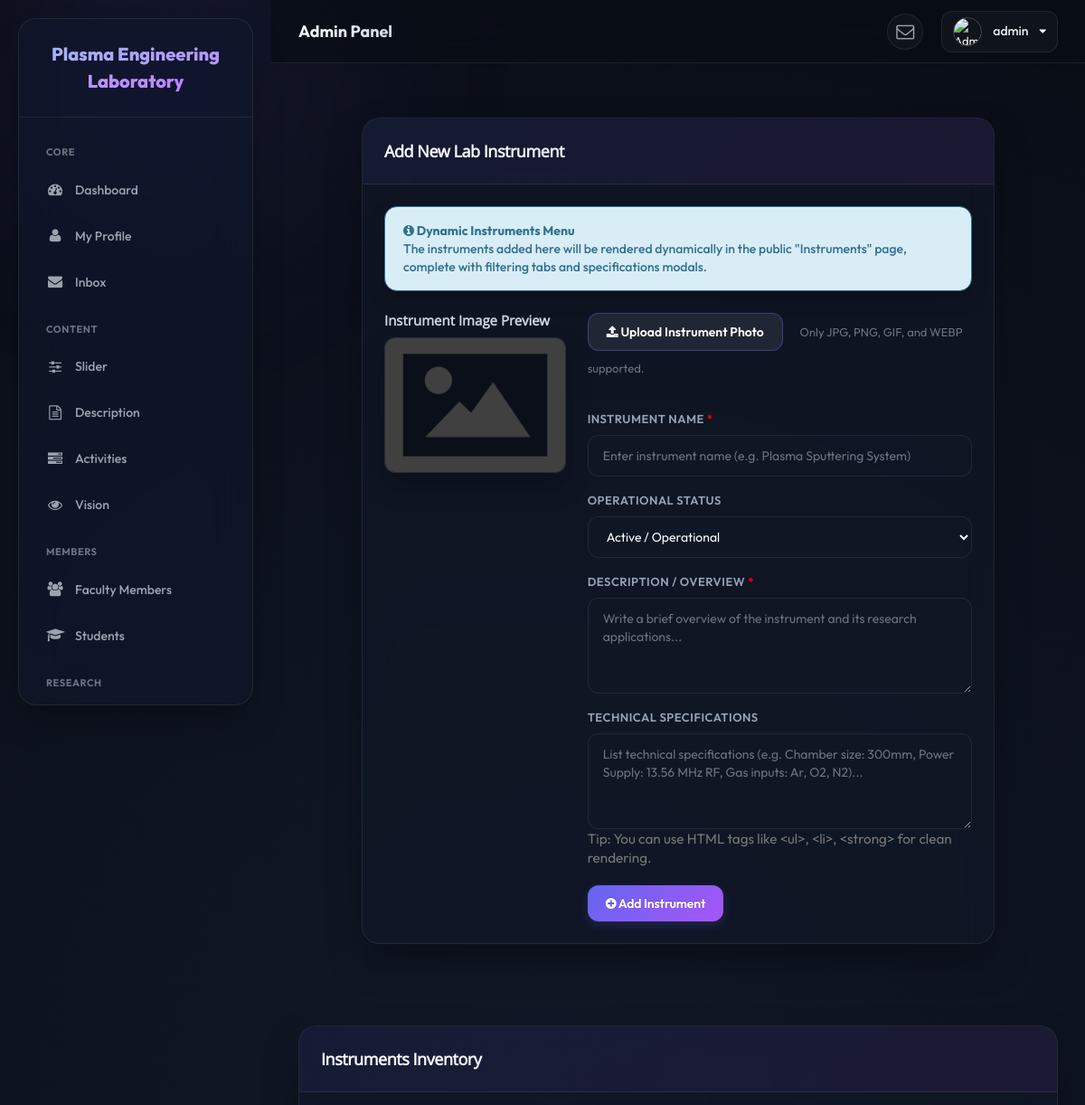
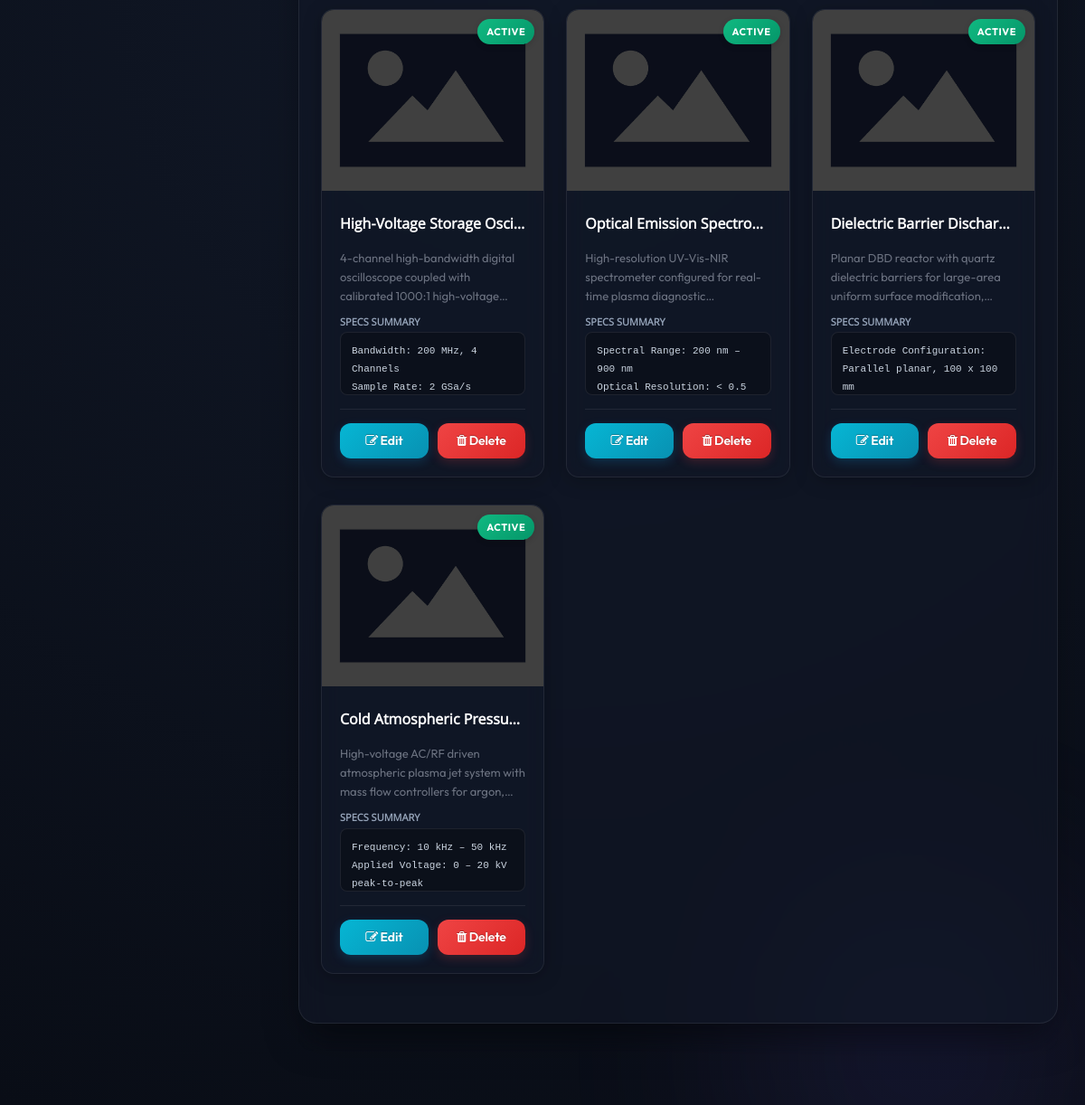
Page /dashboard/page_instruments.php (signed in) on the committed database (2 pictures, top to bottom).
### tables this page shows
CREATE TABLE IF NOT EXISTS `instruments` (
  `id`            int(11)      NOT NULL AUTO_INCREMENT,
  `image`         varchar(500) NOT NULL DEFAULT '',
  `name`          varchar(255) NOT NULL DEFAULT '',
  `description`   text         NOT NULL,
  `specifications` text        NOT NULL DEFAULT '',
  `status`        enum('active','maintenance','retired') NOT NULL DEFAULT 'active',
  `created_at`    timestamp    DEFAULT CURRENT_TIMESTAMP,
  PRIMARY KEY (`id`)
);

### Database/imgbb.php (called while the page is built, shortened)
<?php
if (!function_exists('get_image_url')) {
    function get_image_url($image, $localFolder = '') {
        if (empty($image)) {
            return '';
        }
        $image = trim($image);
        if (preg_match('~^(https?://|//|data:)~i', $image)) {
            return $image;
        }
        $isDashboard = (!empty($localFolder) && strpos($localFolder, '../') === 0);
        $cleanImage = preg_replace('~^(\.\./|\./|/)+~', '', $image);
        $cleanFolder = !empty($localFolder) ? preg_replace('~^(\.\./|\./|/)+~', '', $localFolder) : '';
        $cleanFolder = rtrim($cleanFolder, '/') . '/';
        $baseName = basename($cleanImage);
        $catalog = $GLOBALS['IMGBB_CATALOG'] ?? [];
        if (!empty($catalog)) {
            $candidates = [
                $cleanImage,
                'images/' . $cleanImage,
                $cleanFolder . $baseName,
                'images/' . $cleanFolder . $baseName,
                $baseName,
            ];
            foreach ($candidates as $cand) {
                $cand = preg_replace('~/{2,}~', '/', $cand);
                if (!empty($catalog[$cand])) {
                    return $catalog[$cand];
                }
            }
        }
        return ($isDashboard ? '../' : '') . $cleanImage;
    }
}

### dashboard/page_instruments.php (the view, shortened to what this page needs)
<?php
include('head.php');
include('navigation.php');
$name = "";
$description = "";
$status = "active";
$id = 0;
$edit_state = false;
$image = 'demo_image.png';
?>
<div class="well box-shadow col-xs-12 col-sm-12 col-md-10 col-lg-10 col-xs-offset-0 col-sm-offset-0 col-md-offset-1 col-lg-offset-1" style="margin-top:50px;">
    <div class="panel panel-primary">
	   <div class="panel-heading">
		  <h3 class="panel-title"><?php echo $edit_state ? 'Edit Instrument' : 'Add New Lab Instrument'; ?></h3>
	   </div>
	   <div class="panel-body">
		  <div class="row">
			<div class="col-md-12">
				<div class="alert alert-info" style="margin-bottom:20px;">
					<strong><i class="fa fa-info-circle"></i> Dynamic Instruments Menu</strong><br>
					The instruments added here will be rendered dynamically in the public "Instruments" page, complete with filtering tabs and specifications modals.
				</div>
			</div>
            <div class="col-md-4">
                <h5 style="font-weight: 700; margin-bottom: 10px; color: #cbd5e1;">Instrument Image Preview</h5>
                <?php
                $preview_src = get_image_url($image, '../images/instruments/');
                if (empty($image) || $image === 'demo_image.png') {
                    $preview_src = '../images/instruments/demo_image.png';
                }
                ?>
                <img id="output" class="img-responsive instrument-preview-image" src="<?php echo htmlspecialchars($preview_src); ?>" alt="Instrument photo preview" onerror="this.onerror=null; this.src='../images/instruments/demo_image.png';">
            </div>
            <div class="col-md-8">
                <form method="post" action="page_instruments.php<?php if(isset($_GET['edit'])) echo '?edit='.$id; ?>" enctype="multipart/form-data">
                    <div class="photo_post">
                        <label for="f02"><i class="fa fa-upload"></i> Upload Instrument Photo</label>
                        <span>Only JPG, PNG, GIF, and WEBP supported.</span>
                    </div>
                    <fieldset class="form-group">
                        <label style="font-weight:600; margin-bottom:5px;">Instrument Name <span style="color:red;">*</span></label>
                        <input class="form-control" type="text" name="name" placeholder="Enter instrument name (e.g. Plasma Sputtering System)" value="<?php echo htmlspecialchars($name); ?>" required>
                    </fieldset>
                    <fieldset class="form-group">
                        <label style="font-weight:600; margin-bottom:5px;">Operational Status</label>
                        <select class="form-control" name="status">
                            <option value="active" <?php if($status == 'active') echo 'selected'; ?>>Active / Operational</option>
                        </select>
                    </fieldset>
                    <fieldset class="form-group">
                        <label style="font-weight:600; margin-bottom:5px;">Description / Overview <span style="color:red;">*</span></label>
                        <textarea class="form-control" name="description" placeholder="Write a brief overview of the instrument and its research applications..." rows="4" required><?php echo htmlspecialchars($description); ?></textarea>
                    </fieldset>
                    <fieldset class="form-group">
                        <label style="font-weight:600; margin-bottom:5px;">Technical Specifications</label>
                        <textarea class="form-control" name="specifications" placeholder="List technical specifications (e.g. Chamber size: 300mm, Power Supply: 13.56 MHz RF, Gas inputs: Ar, O2, N2)..." rows="4"><?php echo htmlspecialchars($specifications); ?></textarea>
                        <small class="text-muted">Tip: You can use HTML tags like &lt;ul&gt;, &lt;li&gt;, &lt;strong&gt; for clean rendering.</small>
                    </fieldset>
                    <fieldset class="file-input" style="margin-top:20px;">
                        <?php if ($edit_state == false): ?>
                        <button name="submit" type="submit" class="btn btn-primary" style="padding: 8px 24px;"><i class="fa fa-plus-circle"></i> Add Instrument</button>
                        <?php endif ?>
                    </fieldset>
                </form>
            </div>
		  </div>
	   </div>
    </div>
</div>
<div class="clearfix"></div>
<div class="well box-shadow col-xs-12 col-sm-12 col-md-12 col-lg-12 col-xs-offset-0 col-sm-offset-0" style="margin-top:50px;">
    <div class="panel panel-primary">
	   <div class="panel-heading">
		  <h3 class="panel-title">Instruments Inventory</h3>
	   </div>
	   <div class="panel-body">
		  <div class="row">
            <?php
                $result_instruments = mysqli_query($db, "SELECT * FROM instruments ORDER BY id DESC");
            ?>
            <?php while($row_inst = mysqli_fetch_array($result_instruments)){
                $badge_class = 'status-active';
                $badge_label = 'Active';
            ?>
                <div class="col-md-4 col-lg-4 col-sm-6">
                    <div class="instrument-admin-card">
                        <div class="service-icon">
                            <span class="status-badge-overlay <?php echo $badge_class; ?>"><?php echo $badge_label; ?></span>
                            <img src="<?php echo htmlspecialchars(get_image_url($row_inst['image'], '../images/instruments/')); ?>" alt="<?php echo htmlspecialchars($row_inst['name']); ?>" class="instrument-admin-image" onerror="this.onerror=null; this.src='../images/instruments/demo_image.png';">
                        </div>
                        <div class="card-details-wrapper">
                            <h3><?php echo htmlspecialchars($row_inst['name']); ?></h3>
                            <p><?php echo htmlspecialchars($row_inst['description']); ?></p>
                            <h5 style="font-weight: 700; margin-bottom: 5px; font-size:11px; text-transform:uppercase; color:#94a3b8;">Specs Summary</h5>
                            <div class="specs-block">
                                <?php echo !empty($row_inst['specifications']) ? nl2br(htmlspecialchars($row_inst['specifications'])) : '<span class="text-muted">No specifications listed.</span>'; ?>
                            </div>
                            <div class="instrument-card-actions">
                                <a class="btn btn-info btn-sm" href="page_instruments.php?edit=<?php echo $row_inst['id']; ?>"><i class="fa fa-edit"></i> Edit</a>
                                <a class="btn btn-danger btn-sm" href="page_instruments.php?del=<?php echo $row_inst['id']; ?>" onclick="return deleteConfirm()"><i class="fa fa-trash"></i> Delete</a>
                            </div>
                        </div>
                    </div>
                </div>
            <?php } ?>
		  </div>
	   </div>
    </div>
</div>
<?php include('bottom.php'); ?>

### dashboard/assets/css/common.css (style rules this page uses)
.panel-body { font-size:18px; line-height:20px; }

### dashboard/assets/css/style.css (style rules this page uses)
.service-icon { width: 100%; height: 220px; text-align: center; transition: all .5s ease; border: 3px solid #2E9598; }
body, .no-skin, .main-container { background: radial-gradient(circle at 50% 50%, #0f172a 0%, #020617 100%) !important; font-family: 'Outfit', sans-serif !important; color: #cbd5e1 !important; min-height: 100vh; }
.well { background: rgba(30, 41, 59, 0.45) !important; backdrop-filter: blur(16px); -webkit-backdrop-filter: blur(16px); border: 1px solid rgba(255, 255, 255, 0.08) !important; border-radius: 16px !important; box-shadow: 0 10px 30px rgba(0, 0, 0, 0.25) !important; padding: 30px !important; margin-bottom: 30px !important; }
.panel { background: transparent !important; border: none !important; box-shadow: none !important; margin-bottom: 0 !important; }
.panel-heading { background: transparent !important; border-bottom: 1px solid rgba(255, 255, 255, 0.08) !important; padding: 0 0 15px 0 !important; }
.panel-title { color: #ffffff !important; font-size: 18px !important; font-weight: 700 !important; letter-spacing: -0.3px; }
.panel-body { padding: 25px 0 0 0 !important; }
label { color: #94a3b8 !important; font-weight: 600 !important; font-size: 13px !important; text-transform: uppercase; letter-spacing: 0.5px; margin-bottom: 8px !important; }
.form-control, input[type="text"], input[type="password"], input[type="email"], select, textarea { background: rgba(15, 23, 42, 0.6) !important; border: 1px solid rgba(255, 255, 255, 0.1) !important; border-radius: 10px !important; color: #ffffff !important; height: 42px !important; padding: 8px 14px !important; font-size: 14px !important; transition: all 0.25s ease !important; box-shadow: none !important; box-sizing: border-box; }
textarea { height: auto !important; }
.photo_post label { display: inline-block !important; width: auto !important; background: linear-gradient(135deg, rgba(99, 102, 241, 0.15) 0%, rgba(168, 85, 247, 0.15) 100%) !important; border: 1px solid rgba(99, 102, 241, 0.4) !important; color: #a5b4fc !important; padding: 10px 20px !important; border-radius: 10px !important; cursor: pointer !important; font-weight: 600 !important; transition: all 0.25s ease !important; text-align: center !important; text-transform: none !important; letter-spacing: 0 !important; }
.btn { border-radius: 10px !important; font-weight: 600 !important; font-size: 14px !important; padding: 8px 18px !important; transition: all 0.2s ease !important; border: none !important; }
.btn-primary { background: linear-gradient(135deg, #6366f1 0%, #4f46e5 100%) !important; color: #ffffff !important; box-shadow: 0 4px 12px rgba(99, 102, 241, 0.2) !important; }
.btn-info { background: linear-gradient(135deg, #0ea5e9 0%, #0284c7 100%) !important; color: #ffffff !important; box-shadow: 0 4px 12px rgba(14, 165, 233, 0.2) !important; }
.btn-danger { background: linear-gradient(135deg, #ef4444 0%, #dc2626 100%) !important; color: #ffffff !important; box-shadow: 0 4px 12px rgba(239, 68, 68, 0.2) !important; }

### rows in the picture
instruments: badge_label "ACTIVE", name "High-Voltage Storage Osci…", description "4-channel high-bandwidth digital oscilloscope coupled with calibrated 1000:1…", specifications "Bandwidth: 200 MHz, 4 Channels Sample Rate: 2 GSa/s"
instruments: badge_label "ACTIVE", name "Optical Emission Spectro…", description "High-resolution UV-Vis-NIR spectrometer configured for real-time plasma…", specifications "Spectral Range: 200 nm – 900 nm Optical Resolution: < 0.5…"
instruments: badge_label "ACTIVE", name "Dielectric Barrier Dischar…", description "Planar DBD reactor with quartz dielectric barriers for large-area uniform surface…", specifications "Electrode Configuration: Parallel planar, 100 x 100 mm"
instruments: badge_label "ACTIVE", name "Cold Atmospheric Pressu…", description "High-voltage AC/RF driven atmospheric plasma jet system with mass flow controllers for…", specifications "Frequency: 10 kHz – 50 kHz Applied Voltage: 0 – 20 kV peak-to-peak"

### other values in the picture
$_SESSION["sess_username"] "admin"
